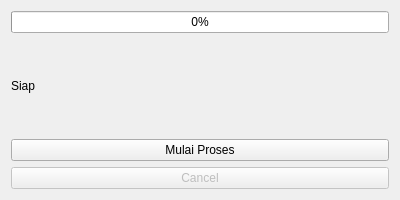
<?xml version="1.0" encoding="UTF-8"?>
<ui version="4.0">
 <class>ProgressApp</class>
 <widget class="QWidget" name="ProgressApp">
  <property name="geometry">
   <rect>
    <x>0</x>
    <y>0</y>
    <width>400</width>
    <height>200</height>
   </rect>
  </property>
  <property name="windowTitle">
   <string>Progress Bar Demo</string>
  </property>
  <layout class="QVBoxLayout" name="verticalLayout">
   <item>
    <widget class="QProgressBar" name="progress">
     <property name="value">
      <number>0</number>
     </property>
    </widget>
   </item>
   <item>
    <widget class="QLabel" name="status_label">
     <property name="text">
      <string>Siap</string>
     </property>
    </widget>
   </item>
   <item>
    <widget class="QPushButton" name="start_btn">
     <property name="text">
      <string>Mulai Proses</string>
     </property>
    </widget>
   </item>
   <item>
    <widget class="QPushButton" name="cancel_btn">
     <property name="enabled">
      <bool>false</bool>
     </property>
     <property name="text">
      <string>Cancel</string>
     </property>
    </widget>
   </item>
  </layout>
 </widget>
 <resources/>
 <connections/>
</ui>
